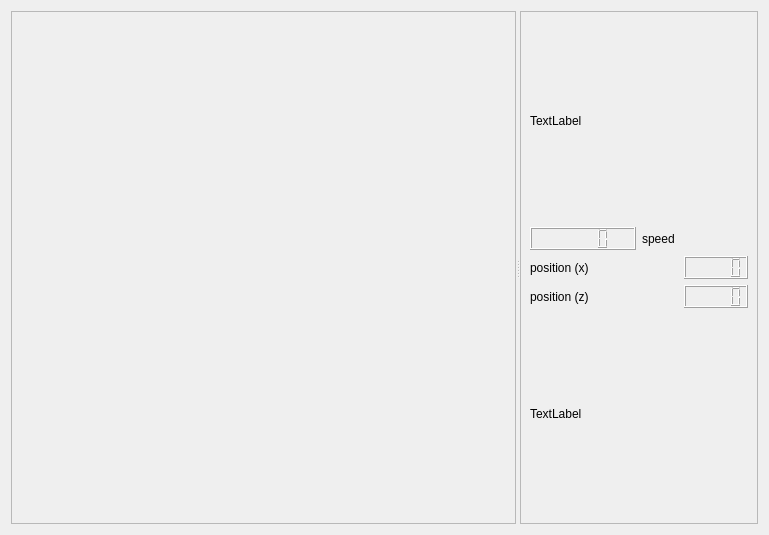
<?xml version="1.0" encoding="UTF-8"?>
<ui version="4.0">
 <class>guiDlg</class>
 <widget class="QWidget" name="guiDlg">
  <property name="geometry">
   <rect>
    <x>0</x>
    <y>0</y>
    <width>769</width>
    <height>443</height>
   </rect>
  </property>
  <property name="windowTitle">
   <string>giraff_viewer</string>
  </property>
  <layout class="QVBoxLayout" name="verticalLayout">
   <item>
    <widget class="QSplitter" name="splitter">
     <property name="orientation">
      <enum>Qt::Horizontal</enum>
     </property>
     <widget class="QFrame" name="beta_frame">
      <property name="sizePolicy">
       <sizepolicy hsizetype="Minimum" vsizetype="Preferred">
        <horstretch>0</horstretch>
        <verstretch>0</verstretch>
       </sizepolicy>
      </property>
      <property name="minimumSize">
       <size>
        <width>400</width>
        <height>0</height>
       </size>
      </property>
      <property name="frameShape">
       <enum>QFrame::StyledPanel</enum>
      </property>
      <property name="frameShadow">
       <enum>QFrame::Raised</enum>
      </property>
     </widget>
     <widget class="QFrame" name="control_frame">
      <property name="sizePolicy">
       <sizepolicy hsizetype="Minimum" vsizetype="Preferred">
        <horstretch>0</horstretch>
        <verstretch>0</verstretch>
       </sizepolicy>
      </property>
      <property name="minimumSize">
       <size>
        <width>200</width>
        <height>0</height>
       </size>
      </property>
      <property name="frameShape">
       <enum>QFrame::StyledPanel</enum>
      </property>
      <property name="frameShadow">
       <enum>QFrame::Raised</enum>
      </property>
      <layout class="QVBoxLayout" name="verticalLayout_3">
       <item>
        <layout class="QVBoxLayout" name="verticalLayout_2">
         <item>
          <widget class="QLabel" name="top_camera_label">
           <property name="minimumSize">
            <size>
             <width>0</width>
             <height>200</height>
            </size>
           </property>
           <property name="text">
            <string>TextLabel</string>
           </property>
          </widget>
         </item>
         <item>
          <layout class="QHBoxLayout" name="horizontalLayout_2">
           <item>
            <layout class="QHBoxLayout" name="horizontalLayout">
             <item>
              <widget class="QLCDNumber" name="tilt_lcdnumber"/>
             </item>
             <item>
              <widget class="QLabel" name="label">
               <property name="text">
                <string>speed</string>
               </property>
              </widget>
             </item>
            </layout>
           </item>
          </layout>
         </item>
         <item>
          <layout class="QHBoxLayout" name="horizontalLayout_4">
           <item>
            <layout class="QHBoxLayout" name="horizontalLayout_3">
             <item>
              <widget class="QLabel" name="label_3">
               <property name="text">
                <string>position (x)</string>
               </property>
              </widget>
             </item>
             <item>
              <spacer name="horizontalSpacer">
               <property name="orientation">
                <enum>Qt::Horizontal</enum>
               </property>
               <property name="sizeHint" stdset="0">
                <size>
                 <width>40</width>
                 <height>20</height>
                </size>
               </property>
              </spacer>
             </item>
             <item>
              <widget class="QLCDNumber" name="sweep_lcdNumber"/>
             </item>
            </layout>
           </item>
          </layout>
         </item>
         <item>
          <layout class="QHBoxLayout" name="horizontalLayout_5">
           <item>
            <widget class="QLabel" name="label_4">
             <property name="text">
              <string>position (z)</string>
             </property>
            </widget>
           </item>
           <item>
            <spacer name="horizontalSpacer_2">
             <property name="orientation">
              <enum>Qt::Horizontal</enum>
             </property>
             <property name="sizeHint" stdset="0">
              <size>
               <width>40</width>
               <height>20</height>
              </size>
             </property>
            </spacer>
           </item>
           <item>
            <widget class="QLCDNumber" name="sweep_lcdNumber_2"/>
           </item>
          </layout>
         </item>
         <item>
          <spacer name="verticalSpacer">
           <property name="orientation">
            <enum>Qt::Vertical</enum>
           </property>
           <property name="sizeHint" stdset="0">
            <size>
             <width>20</width>
             <height>40</height>
            </size>
           </property>
          </spacer>
         </item>
         <item>
          <widget class="QLabel" name="bottom_camera">
           <property name="minimumSize">
            <size>
             <width>0</width>
             <height>200</height>
            </size>
           </property>
           <property name="text">
            <string>TextLabel</string>
           </property>
          </widget>
         </item>
        </layout>
       </item>
      </layout>
     </widget>
    </widget>
   </item>
  </layout>
 </widget>
 <resources/>
 <connections/>
</ui>
